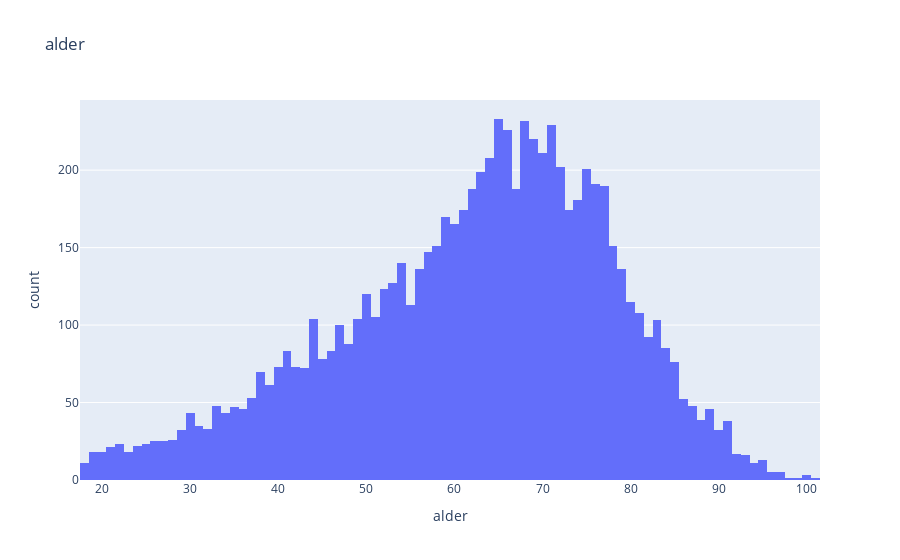
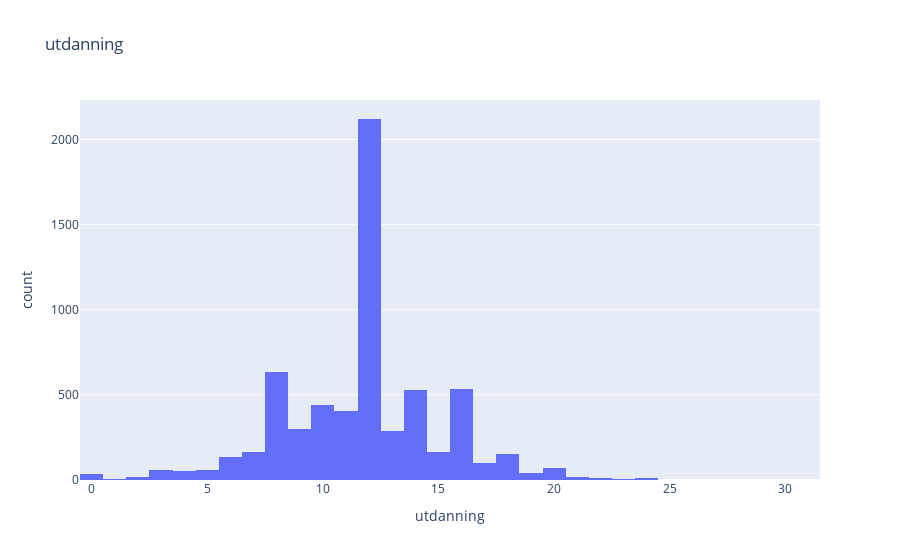

Notebook code for these charts, in order:
### Code cell
#nummerisk variabler spredning
histogram(demographic_num)

### Figure 1 — Plotly figure (JSON) as saved in the notebook; plotly's stock layout.template omitted (floating-point values rounded to 4 significant figures; data arrays with more than 128 entries replaced by an {"elided": "..."} marker saying what was removed)
{"data": [{"alignmentgroup": "True", "bingroup": "x", "hovertemplate": "alder=%{x}<br>count=%{y}<extra></extra>", "legendgroup": "", "marker": {"color": "#636efa", "pattern": {"shape": ""}}, "name": "", "offsetgroup": "", "orientation": "v", "showlegend": false, "type": "histogram", "x": {"elided": "7742 int values"}, "xaxis": "x", "yaxis": "y"}], "layout": {"barmode": "relative", "legend": {"tracegroupgap": 0}, "title": {"text": "alder"}, "xaxis": {"anchor": "y", "domain": [0, 1], "title": {"text": "alder"}}, "yaxis": {"anchor": "x", "domain": [0, 1], "title": {"text": "count"}}}}

### Figure 2 — Plotly figure (JSON) as saved in the notebook; plotly's stock layout.template omitted (floating-point values rounded to 4 significant figures; data arrays with more than 128 entries replaced by an {"elided": "..."} marker saying what was removed)
{"data": [{"alignmentgroup": "True", "bingroup": "x", "hovertemplate": "utdanning=%{x}<br>count=%{y}<extra></extra>", "legendgroup": "", "marker": {"color": "#636efa", "pattern": {"shape": ""}}, "name": "", "offsetgroup": "", "orientation": "v", "showlegend": false, "type": "histogram", "x": {"elided": "7742 int values"}, "xaxis": "x", "yaxis": "y"}], "layout": {"barmode": "relative", "legend": {"tracegroupgap": 0}, "title": {"text": "utdanning"}, "xaxis": {"anchor": "y", "domain": [0, 1], "title": {"text": "utdanning"}}, "yaxis": {"anchor": "x", "domain": [0, 1], "title": {"text": "count"}}}}
